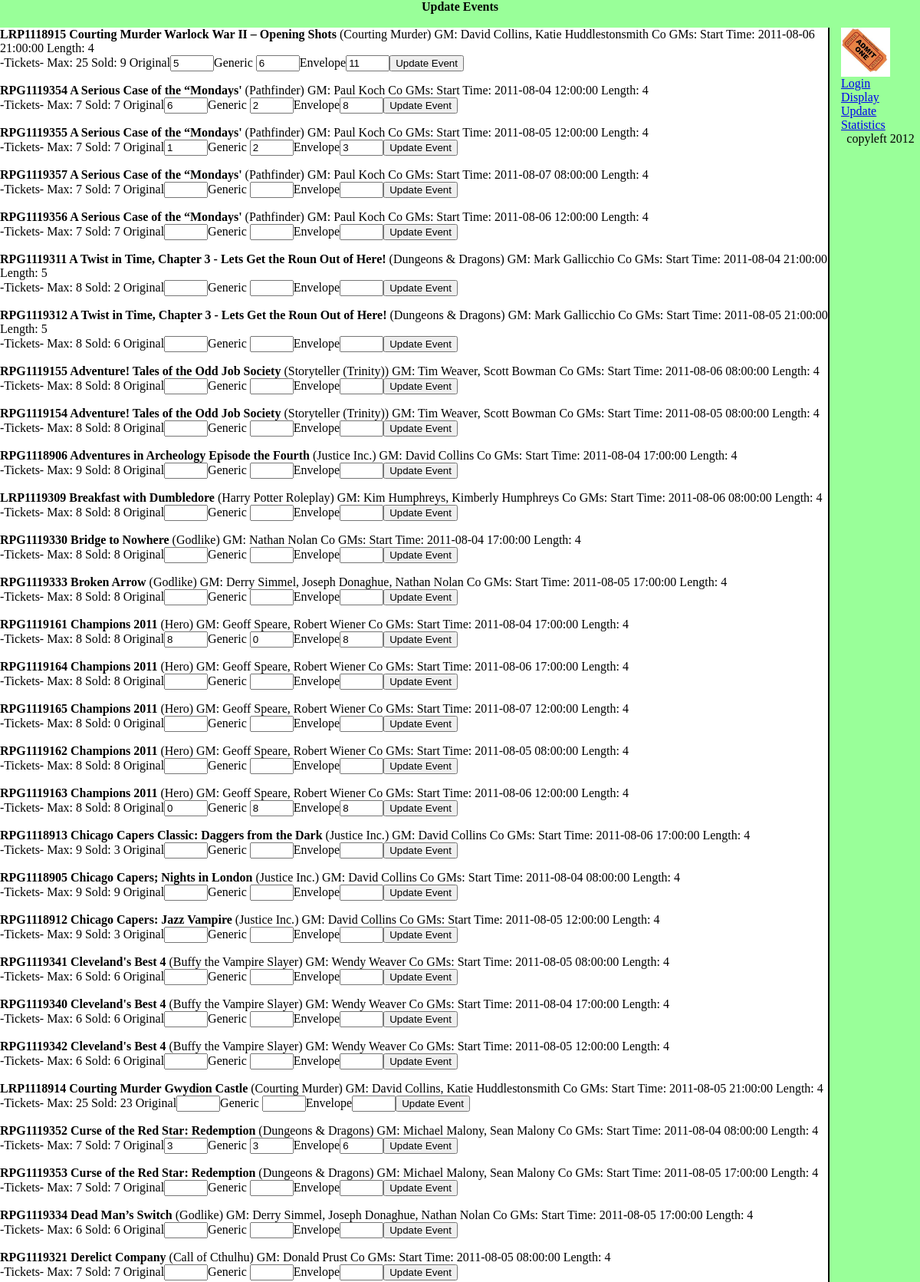
Page /update_events.php (upper part) on the committed database.
### tables this page shows
CREATE TABLE IF NOT EXISTS `events` (
  `id` int(11) NOT NULL AUTO_INCREMENT,
  `gc_id` varchar(10) NOT NULL COMMENT 'typically ''RPG9999999''',
  `title` varchar(100) NOT NULL,
  `game_system` varchar(40) NOT NULL,
  `gm` varchar(50) NOT NULL,
  `co_gm` varchar(100) DEFAULT NULL,
  `start` datetime NOT NULL,
  `hours` smallint(4) unsigned NOT NULL DEFAULT '4',
  `min` smallint(4) unsigned NOT NULL,
  `max` smallint(4) unsigned NOT NULL,
  `prereg_avail` smallint(4) unsigned NOT NULL,
  `original` smallint(4) unsigned DEFAULT NULL,
  `generic` smallint(4) unsigned DEFAULT NULL,
  `turnin` smallint(4) unsigned DEFAULT NULL,
  PRIMARY KEY (`id`)
);

### load_event.php (called while the page is built, shortened)
<?php
$gc_id  =mysql_result($result,$i,"gc_id");
$title  =mysql_result($result,$i,"title");
$gm     =mysql_result($result,$i,"gm");
$game_system =mysql_result($result,$i,"game_system");
$start  =mysql_result($result,$i,"start");
$hours  =mysql_result($result,$i,"hours");
$max        =mysql_result($result,$i,"max");
$prereg_avail     =mysql_result($result,$i,"prereg_avail");
$prereg     = $max - $prereg_avail;
$original     =mysql_result($result,$i,"original");
$generic    =mysql_result($result,$i,"generic");
$turnin     =mysql_result($result,$i,"turnin");
?>

### dis_event.php (the view, shortened to what this page needs)
<?php
    include("load_event.php");
    echo '<form action="update_events.php"method="post">';
    echo "<b>$gc_id $title</b> ($game_system) ";
    echo "GM: $gm Co GMs: $co_gm Start Time: $start Length: $hours<br>";
    echo "-Tickets- Max: $max Sold: $prereg ";
    echo 'Original<input type="text" name="Original" size="4" value="' . $original . '"/>';
    echo 'Generic <input type="text" name="Generic"  size="4" value="' . $generic . '"/>';
    echo 'Envelope<input type="text" name="Envelope" size="4" value="' . $turnin . '"/>';
    echo         '<input name="update_event" type="submit" value="Update Event"/>';
    echo "</form>";
?>

### update_events.php (shortened to what this page needs)
<?php
if (empty($gc_id)) {
    $query="SELECT * FROM events";
}
else {
    $query="SELECT * FROM events WHERE gc_id='$gc_id'";
}
$result=mysql_query($query);
$num=mysql_numrows($result);
$i=0;
while ($i < $num) {
    include("dis_event.php");
    $i++;
}
?>

### rows in the picture
events: gc "LRP1118915", title "Courting Murder Warlock War II – Opening Shots", game_system "Courting Murder", gm "David Collins, Katie Huddlestonsmith", start "2011-08-06 21:00:00", hours "4", max "25", prereg "9", Original "5", Generic "6", Envelope "11"
events: gc "RPG1119354", title "A Serious Case of the “Mondays'", game_system "Pathfinder", gm "Paul Koch", start "2011-08-04 12:00:00", hours "4", max "7", Original "6", Generic "2", Envelope "8"
events: gc "RPG1119355", title "A Serious Case of the “Mondays'", game_system "Pathfinder", gm "Paul Koch", start "2011-08-05 12:00:00", hours "4", max "7", Original "1", Generic "2", Envelope "3"
events: gc "RPG1119357", title "A Serious Case of the “Mondays'", game_system "Pathfinder", gm "Paul Koch", start "2011-08-07 08:00:00", hours "4", max "7"
events: gc "RPG1119356", title "A Serious Case of the “Mondays'", game_system "Pathfinder", gm "Paul Koch", start "2011-08-06 12:00:00", hours "4", max "7"
events: gc "RPG1119311", title "A Twist in Time, Chapter 3 - Lets Get the Roun Out of Here!", game_system "Dungeons & Dragons", gm "Mark Gallicchio", start "2011-08-04 21:00:00", hours "5", max "8", prereg "2"
events: gc "RPG1119312", title "A Twist in Time, Chapter 3 - Lets Get the Roun Out of Here!", game_system "Dungeons & Dragons", gm "Mark Gallicchio", start "2011-08-05 21:00:00", hours "5", max "8", prereg "6"
events: gc "RPG1119155", title "Adventure! Tales of the Odd Job Society", game_system "Storyteller (Trinity)", gm "Tim Weaver, Scott Bowman", start "2011-08-06 08:00:00", hours "4", max "8"
events: gc "RPG1119154", title "Adventure! Tales of the Odd Job Society", game_system "Storyteller (Trinity)", gm "Tim Weaver, Scott Bowman", start "2011-08-05 08:00:00", hours "4", max "8"
events: gc "RPG1118906", title "Adventures in Archeology Episode the Fourth", game_system "Justice Inc.", gm "David Collins", start "2011-08-04 17:00:00", hours "4", max "9", prereg "8"
events: gc "LRP1119309", title "Breakfast with Dumbledore", game_system "Harry Potter Roleplay", gm "Kim Humphreys, Kimberly Humphreys", start "2011-08-06 08:00:00", hours "4", max "8"
events: gc "RPG1119330", title "Bridge to Nowhere", game_system "Godlike", gm "Nathan Nolan", start "2011-08-04 17:00:00", hours "4", max "8"
events: gc "RPG1119333", title "Broken Arrow", game_system "Godlike", gm "Derry Simmel, Joseph Donaghue, Nathan Nolan", start "2011-08-05 17:00:00", hours "4", max "8"
events: gc "RPG1119161", title "Champions 2011", game_system "Hero", gm "Geoff Speare, Robert Wiener", start "2011-08-04 17:00:00", hours "4", max "8", Original "8", Generic "0", Envelope "8"
events: gc "RPG1119164", title "Champions 2011", game_system "Hero", gm "Geoff Speare, Robert Wiener", start "2011-08-06 17:00:00", hours "4", max "8"
events: gc "RPG1119165", title "Champions 2011", game_system "Hero", gm "Geoff Speare, Robert Wiener", start "2011-08-07 12:00:00", hours "4", max "8", prereg "0"
events: gc "RPG1119162", title "Champions 2011", game_system "Hero", gm "Geoff Speare, Robert Wiener", start "2011-08-05 08:00:00", hours "4", max "8"
events: gc "RPG1119163", title "Champions 2011", game_system "Hero", gm "Geoff Speare, Robert Wiener", start "2011-08-06 12:00:00", hours "4", max "8", Original "0", Generic "8", Envelope "8"
events: gc "RPG1118913", title "Chicago Capers Classic: Daggers from the Dark", game_system "Justice Inc.", gm "David Collins", start "2011-08-06 17:00:00", hours "4", max "9", prereg "3"
events: gc "RPG1118905", title "Chicago Capers; Nights in London", game_system "Justice Inc.", gm "David Collins", start "2011-08-04 08:00:00", hours "4", max "9"
events: gc "RPG1118912", title "Chicago Capers: Jazz Vampire", game_system "Justice Inc.", gm "David Collins", start "2011-08-05 12:00:00", hours "4", max "9", prereg "3"
events: gc "RPG1119341", title "Cleveland's Best 4", game_system "Buffy the Vampire Slayer", gm "Wendy Weaver", start "2011-08-05 08:00:00", hours "4", max "6"
events: gc "RPG1119340", title "Cleveland's Best 4", game_system "Buffy the Vampire Slayer", gm "Wendy Weaver", start "2011-08-04 17:00:00", hours "4", max "6"
events: gc "RPG1119342", title "Cleveland's Best 4", game_system "Buffy the Vampire Slayer", gm "Wendy Weaver", start "2011-08-05 12:00:00", hours "4", max "6"
events: gc "LRP1118914", title "Courting Murder Gwydion Castle", game_system "Courting Murder", gm "David Collins, Katie Huddlestonsmith", start "2011-08-05 21:00:00", hours "4", max "25", prereg "23"
events: gc "RPG1119352", title "Curse of the Red Star: Redemption", game_system "Dungeons & Dragons", gm "Michael Malony, Sean Malony", start "2011-08-04 08:00:00", hours "4", max "7", Original "3", Generic "3", Envelope "6"
events: gc "RPG1119353", title "Curse of the Red Star: Redemption", game_system "Dungeons & Dragons", gm "Michael Malony, Sean Malony", start "2011-08-05 17:00:00", hours "4", max "7"
events: gc "RPG1119334", title "Dead Man’s Switch", game_system "Godlike", gm "Derry Simmel, Joseph Donaghue, Nathan Nolan", start "2011-08-05 17:00:00", hours "4", max "6"
events: gc "RPG1119321", title "Derelict Company", game_system "Call of Cthulhu", gm "Donald Prust", start "2011-08-05 08:00:00", hours "4", max "7"
